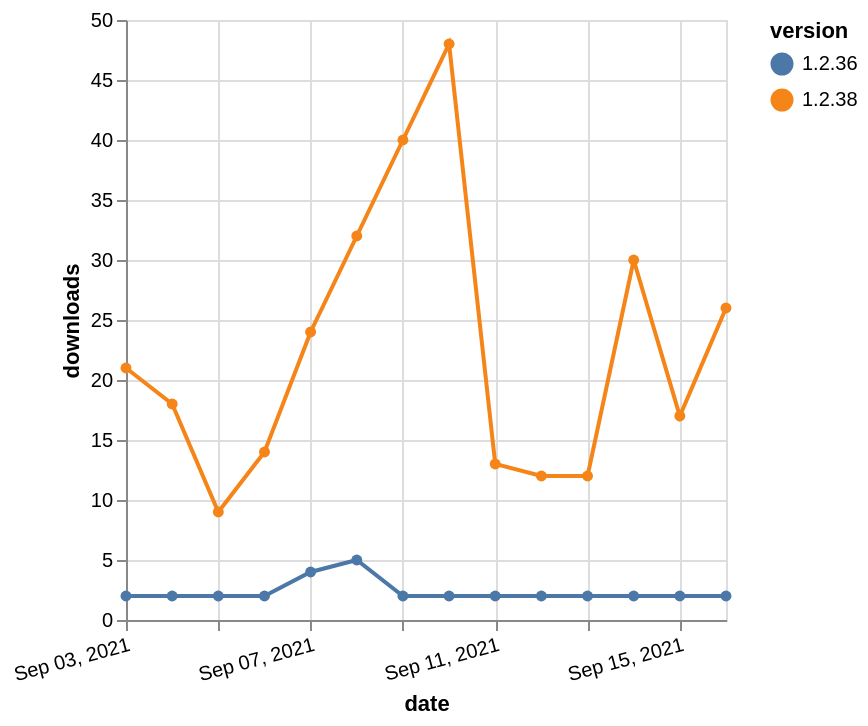

The specification (Vega-Lite) saved for this image:
### Vega-Lite specification from a JSON file in a GitHub repository (floating-point values rounded to 4 significant figures)
{"$schema": "https://vega.github.io/schema/vega-lite/v5.json", "description": "A simple bar chart with embedded data.", "data": {"values": [{"date": "2021-09-03", "total": 26904, "delta": 21, "version": "1.2.38"}, {"date": "2021-09-04", "total": 26922, "delta": 18, "version": "1.2.38"}, {"date": "2021-09-05", "total": 26931, "delta": 9, "version": "1.2.38"}, {"date": "2021-09-06", "total": 26945, "delta": 14, "version": "1.2.38"}, {"date": "2021-09-07", "total": 26969, "delta": 24, "version": "1.2.38"}, {"date": "2021-09-08", "total": 27001, "delta": 32, "version": "1.2.38"}, {"date": "2021-09-09", "total": 27041, "delta": 40, "version": "1.2.38"}, {"date": "2021-09-10", "total": 27089, "delta": 48, "version": "1.2.38"}, {"date": "2021-09-11", "total": 27102, "delta": 13, "version": "1.2.38"}, {"date": "2021-09-12", "total": 27114, "delta": 12, "version": "1.2.38"}, {"date": "2021-09-13", "total": 27126, "delta": 12, "version": "1.2.38"}, {"date": "2021-09-14", "total": 27156, "delta": 30, "version": "1.2.38"}, {"date": "2021-09-15", "total": 27173, "delta": 17, "version": "1.2.38"}, {"date": "2021-09-16", "total": 27199, "delta": 26, "version": "1.2.38"}, {"date": "2021-09-03", "total": 6960, "delta": 2, "version": "1.2.36"}, {"date": "2021-09-04", "total": 6962, "delta": 2, "version": "1.2.36"}, {"date": "2021-09-05", "total": 6964, "delta": 2, "version": "1.2.36"}, {"date": "2021-09-06", "total": 6966, "delta": 2, "version": "1.2.36"}, {"date": "2021-09-07", "total": 6970, "delta": 4, "version": "1.2.36"}, {"date": "2021-09-08", "total": 6975, "delta": 5, "version": "1.2.36"}, {"date": "2021-09-09", "total": 6977, "delta": 2, "version": "1.2.36"}, {"date": "2021-09-10", "total": 6979, "delta": 2, "version": "1.2.36"}, {"date": "2021-09-11", "total": 6981, "delta": 2, "version": "1.2.36"}, {"date": "2021-09-12", "total": 6983, "delta": 2, "version": "1.2.36"}, {"date": "2021-09-13", "total": 6985, "delta": 2, "version": "1.2.36"}, {"date": "2021-09-14", "total": 6987, "delta": 2, "version": "1.2.36"}, {"date": "2021-09-15", "total": 6989, "delta": 2, "version": "1.2.36"}, {"date": "2021-09-16", "total": 6991, "delta": 2, "version": "1.2.36"}]}, "width": "container", "mark": {"type": "line", "point": {"filled": true}}, "encoding": {"x": {"field": "date", "type": "temporal", "timeUnit": "yearmonthdate", "title": "date", "axis": {"labelAngle": -15}}, "y": {"field": "delta", "type": "quantitative", "title": "downloads"}, "color": {"field": "version", "type": "nominal"}, "tooltip": {"field": "delta"}}}
